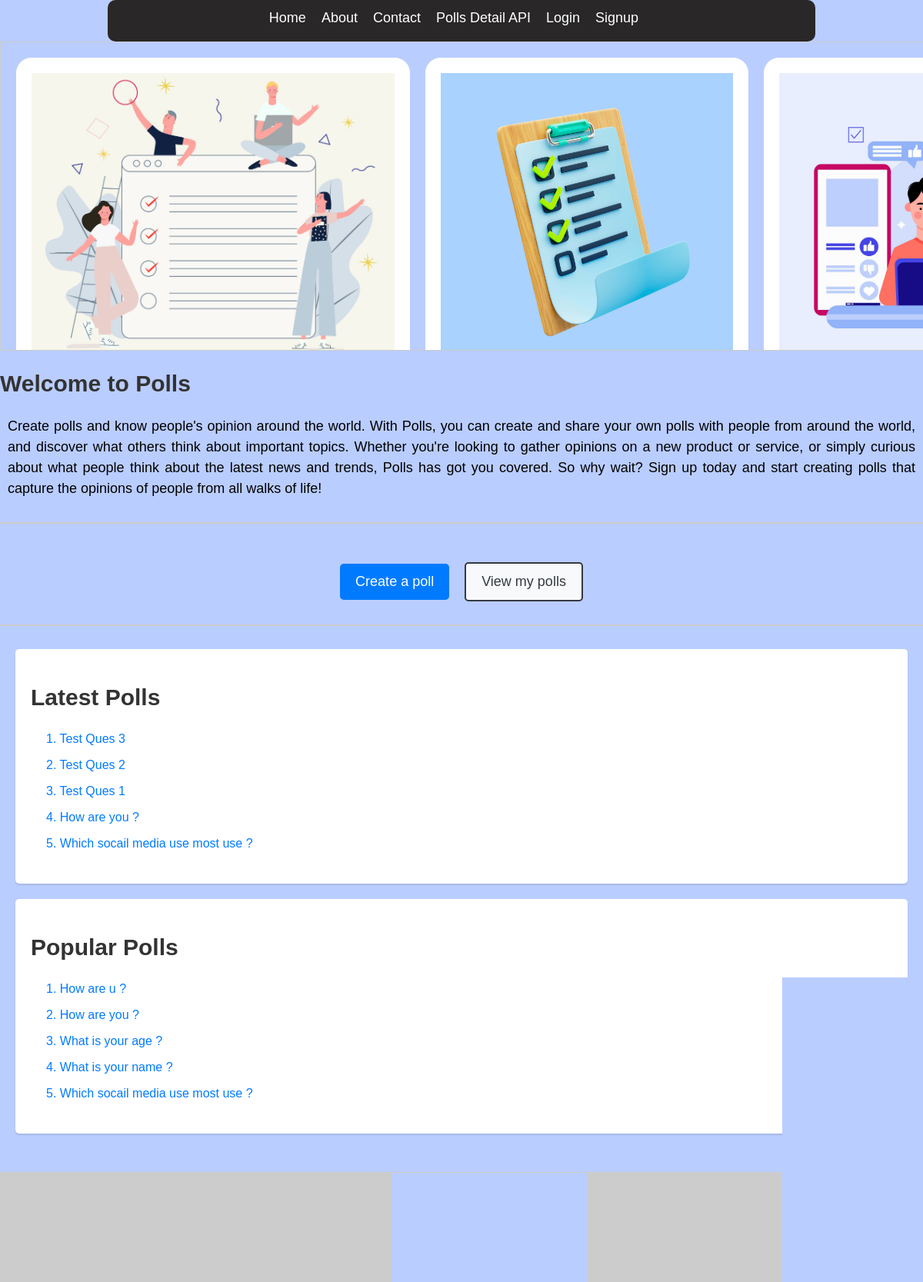
The page / on the database its author committed.
### polls/models.py (models this page shows, shortened)
class Question(models.Model):
    question_text = models.CharField(max_length=200, null=True)
    pub_date = models.DateTimeField('date published', auto_now_add=True, null=True)

### polls/views.py (the view)
# urls.py: path('', views.index, name='index'),
def index(request):
    latest_questions = Question.objects.order_by('-pub_date')[:5]
    popular_poll = Question.objects.filter(pub_date__lte=timezone.now()) \
                .annotate(total_votes=Sum('choice__votes')) \
                .order_by('-total_votes') \
                .distinct()[:5]
    context = {'latest_questions': latest_questions, 'popular_poll': popular_poll}
    return render(request, 'polls/index.html', context)

### polls/templates/polls/index.html
{% extends 'polls/base.html' %}
{% block main_content %}
<div class="row">
    <div class="col-md-6">
        <div class="card">
            <div class="card-header">
                <h3 class="card-title">Latest Polls</h3>
            </div>
            <ul class="list-group list-group-flush">
                {% for question in latest_questions %}
                    <li class="list-group-item">
                        <a href="{% url 'polls:detail' question.id %}">{{ forloop.counter }}. {{ question.question_text }}</a>
                    </li>
                {% empty %}
                    <li class="list-group-item">No polls available.</li>
                {% endfor %}
            </ul>
        </div>
    </div>
    <div class="col-md-6">
        <div class="card">
            <div class="card-header">
                <h3 class="card-title">Popular Polls</h3>
            </div>
            <ul class="list-group list-group-flush">
                {% for poll in popular_poll %}
                    <li class="list-group-item">
                        <a href="{% url 'polls:detail' poll.id %}">{{ forloop.counter }}. {{ poll.question_text }}</a>
                    </li>
                {% empty %}
                    <li class="list-group-item">No polls available.</li>
                {% endfor %}
            </ul>
        </div>
    </div>
</div>
{% endblock %}

### polls/static/css/style.css (style rules this page uses)
body { background-color: #bacdff; font-family: Arial, sans-serif; line-height: 1.5; margin: 0; padding: 0; }
ul { margin: 20px 0; padding: 0 0 0 40px; list-style: none; }
li { margin-bottom: 10px; }
a { color: #000000; text-decoration: none; margin-right: 10px; }
h3 { color: #333; font-size: 30px; margin-top: 20px; margin-bottom: 10px; }
.card { display: block; background-color: #fff; border-radius: 5px; box-shadow: 0 2px 2px rgba(0, 0, 0, 0.1); margin: 20px; padding: 20px; }
.card ul { margin-left: 20px; padding-left: 0; }
.card li { list-style: none; margin-bottom: 10px; }
.card a { color: #007bff; text-decoration: none; }

### rows shown on the page
Question: question_text "Test Ques 3"
Question: question_text "Test Ques 2"
Question: question_text "Test Ques 1"
Question: question_text "How are you ?"
Question: question_text "Which socail media use most use ?"
Question: question_text "How are u ?"
Question: question_text "What is your age ?"
Question: question_text "What is your name ?"
